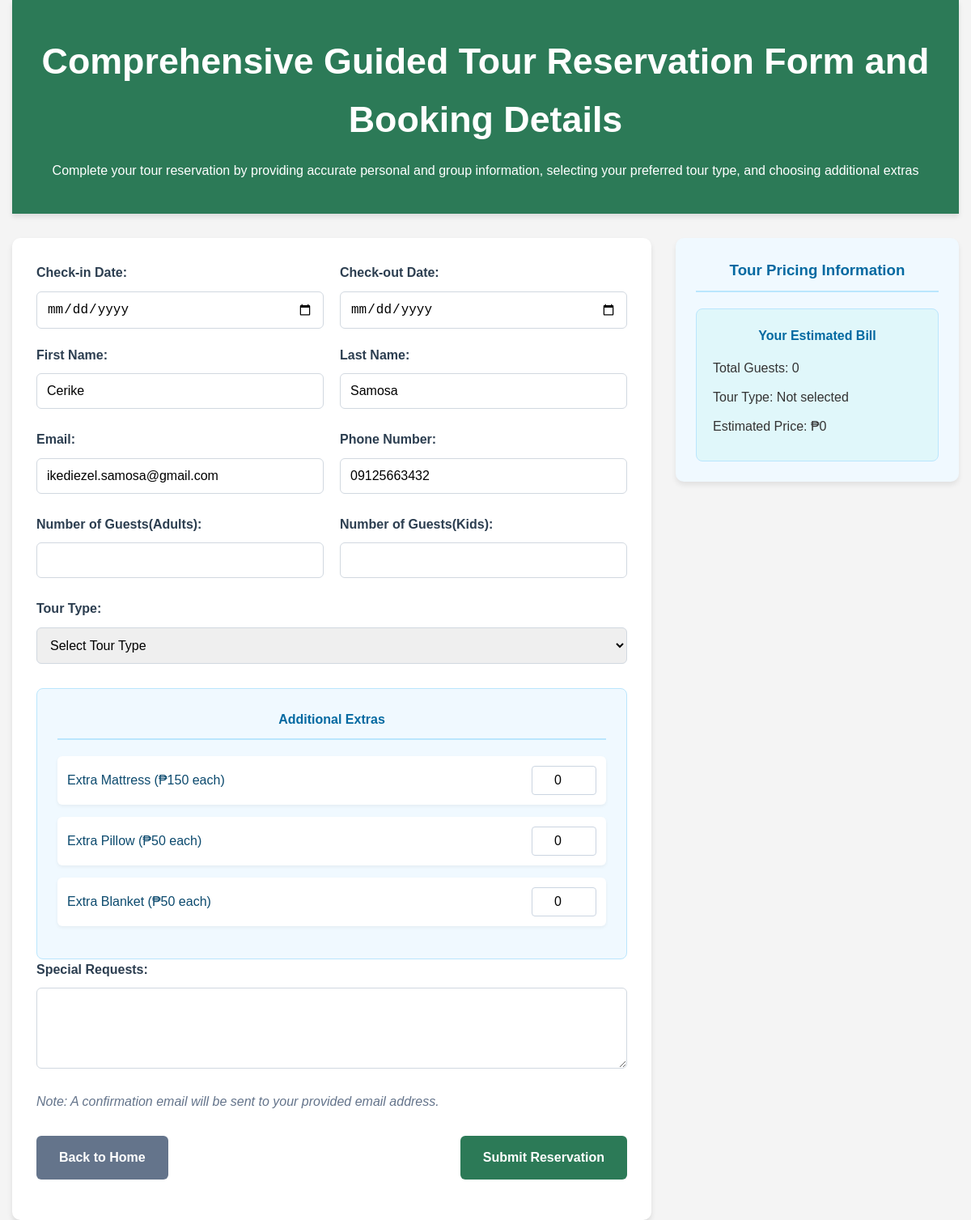
Page /guest_reservation.php (signed in) on the committed database.
### tables this page shows
CREATE TABLE `user` (
  `id` int(11) NOT NULL,
  `first_name` varchar(64) NOT NULL,
  `last_name` varchar(64) NOT NULL,
  `email` varchar(128) NOT NULL,
  `contact_number` varchar(15) NOT NULL,
  `password_hash` varchar(255) NOT NULL,
  `reset_token_hash` varchar(64) DEFAULT NULL,
  `reset_token_expires_at` datetime DEFAULT NULL,
  `account_activation_hash` varchar(64) DEFAULT NULL
);

### guest_reservation.php (the view, shortened to what this page needs)
<?php
$user = [];
if (isset($_SESSION["user_id"])) {
    $mysqli = require 'database.php';
    $stmt = $mysqli->prepare("SELECT first_name, last_name, email, contact_number FROM user WHERE id = ?");
    $stmt->bind_param("i", $_SESSION["user_id"]);
    $stmt->execute();
    $result = $stmt->get_result();
    $user = $result->fetch_assoc();
}
?>
<!DOCTYPE html>
<html lang="en">
<head>
    <link rel="stylesheet" href="styles/guest_reservation.css">
</head>
<body>
<div class="container">
    <div class="page-header">
        <h1>Comprehensive Guided Tour Reservation Form and Booking Details</h1>
        <div class="subtitle">
            Complete your tour reservation by providing accurate personal and group information,
            selecting your preferred tour type, and choosing additional extras
        </div>
    </div>
    <div class="content-wrapper">
        <div class="form-container">
            <form action="guest_reservation_process.php" method="POST" class="reservation-form" id="reservation-form">
                <div class="form-row">
                    <div class="form-group">
                        <label>Check-in Date:</label>
                        <input type="date" name="check_in" required value="<?php echo isset($_SESSION['check_in']) ? htmlspecialchars($_SESSION['check_in']) : ''; ?>">
                    </div>
                    <div class="form-group">
                        <label>Check-out Date:</label>
                        <input type="date" name="check_out" required value="<?php echo isset($_SESSION['check_out']) ? htmlspecialchars($_SESSION['check_out']) : ''; ?>">
                    </div>
                </div>
                <div class="form-row">
                    <div class="form-group">
                        <label>First Name:</label>
                        <input type="text" name="first_name" id="first_name" value="<?php echo htmlspecialchars($user['first_name'] ?? ''); ?>">
                    </div>
                    <div class="form-group">
                        <label>Last Name:</label>
                        <input type="text" name="last_name" id="last_name" value="<?php echo htmlspecialchars($user['last_name'] ?? ''); ?>">
                    </div>
                </div>
                <div class="form-row">
                    <div class="form-group">
                        <label>Email:</label>
                        <input type="email" name="email" id="email" value="<?php echo htmlspecialchars($user['email'] ?? ''); ?>" required>
                    </div>
                    <div class="form-group">
                        <label>Phone Number:</label>
                        <input type="text" name="contact_number" id="contact_number" value="<?php echo htmlspecialchars($user['contact_number'] ?? ''); ?>">
                    </div>
                </div>
                <div class="form-row">
                    <div class="form-group">
                        <label>Number of Guests(Adults):</label>
                        <input type="number" name="adult_count" id="adult_count" min="1" required>
                    </div>
                    <div class="form-group">
                        <label>Number of Guests(Kids):</label>
                        <input type="number" name="kid_count" id="kid_count" min="0">
                    </div>
                </div>
                <div class="form-row">
                    <div class="form-group">
                        <label>Tour Type:</label>
                        <select name="tour_type" id="tour_type" required>
                            <option value="">Select Tour Type</option>
                        </select>
                    </div>
                </div>
                <div class="extras-selection">
                    <h4>Additional Extras</h4>
                    <div class="form-row">
                        <label>Extra Mattress (₱150 each)</label>
                        <input type="number" id="extra-mattress" name="extra_mattress" min="0" value="0">
                    </div>
                    <div class="form-row">
                        <label>Extra Pillow (₱50 each)</label>
                        <input type="number" id="extra-pillow" name="extra_pillow" min="0" value="0">
                    </div>
                    <div class="form-row">
                        <label>Extra Blanket (₱50 each)</label>
                        <input type="number" id="extra-blanket" name="extra_blanket" min="0" value="0">
                    </div>
                </div>
                <div class="form-row">
                    <div class="form-group">
                        <label>Special Requests:</label>
                        <textarea name="special_requests" id="special_requests" rows="3"></textarea>
                    </div>
                </div>
                <p class="note">Note: A confirmation email will be sent to your provided email address.</p>
                <div class="form-row actions">
                    <a href="home_p1.php" class="btn btn-secondary">Back to Home</a>
                    <button type="submit" class="btn">Submit Reservation</button>
                </div>
            </form>
        </div>
        <div class="pricing-container" id="pricing-container">
            <h3>Tour Pricing Information</h3>
            <div class="bill-calculation">
                <h4>Your Estimated Bill</h4>
                <p id="total-guests">Total Guests: 0</p>
                <p id="tour-type-display">Tour Type: Not selected</p>
                <p id="estimated-price">Estimated Price: ₱0</p>
            </div>
        </div>
    </div>
</div>
</body>
</html>

### styles/guest_reservation.css (style rules this page uses)
* { margin: 0; padding: 0; box-sizing: border-box; }
body { font-family: 'Arial', sans-serif; line-height: 1.6; background-color: #f4f4f4; color: #333; }
.container { width: 100%; max-width: 1200px; margin: 0 auto; padding: 0 15px; overflow: visible; }
.page-header { background-color: #2c7a57; color: white; text-align: center; padding: 40px 15px; margin-bottom: 30px; box-shadow: 0 4px 6px rgba(0,0,0,0.1); width: 100%; box-sizing: border-box; }
.page-header h1 { font-size: 2.8rem; font-weight: 700; margin-bottom: 15px; word-wrap: break-word; overflow-wrap: break-word; }
.content-wrapper { display: flex; flex-wrap: wrap; gap: 30px; margin-top: 30px; }
.form-container { flex: 1; min-width: 300px; }
.reservation-form { background-color: #ffffff; padding: 30px; border-radius: 10px; box-shadow: 0 4px 6px rgba(0,0,0,0.1); }
.form-row { display: flex; flex-wrap: wrap; gap: 20px; margin-bottom: 20px; }
.form-group { flex: 1; min-width: 220px; }
label { display: block; margin-bottom: 10px; font-weight: 600; color: #2c3e50; }
input[type="text"], input[type="email"], input[type="number"], input[type="date"], select, textarea { width: 100%; padding: 12px; border: 1px solid #d1d8e0; border-radius: 6px; font-size: 16px; transition: all 0.3s ease; }
textarea { resize: vertical; min-height: 100px; }
.pricing-container { flex: 0 0 350px; background-color: #f0f9ff; border-radius: 10px; padding: 25px; box-shadow: 0 4px 6px rgba(0,0,0,0.08); align-self: flex-start; position: sticky; top: 20px; }
.pricing-container h3 { color: #0369a1; margin-bottom: 20px; text-align: center; border-bottom: 2px solid #bae6fd; padding-bottom: 10px; }
.bill-calculation { background-color: #e0f7fa; border: 1px solid #bae6fd; border-radius: 8px; padding: 20px; margin-top: 20px; }
.bill-calculation h4 { color: #0369a1; margin-bottom: 15px; text-align: center; }
.bill-calculation p { margin: 10px 0; font-size: 16px; }
.btn { display: inline-block; padding: 14px 28px; border: none; border-radius: 6px; background-color: #2c7a57; color: white; font-size: 16px; font-weight: bold; cursor: pointer; transition: background-color 0.3s ease; text-decoration: none; }
.btn-secondary { background-color: #64748b; }
.actions { display: flex; justify-content: space-between; margin-top: 30px; }
.extras-selection { background-color: #f0f9ff; border: 1px solid #bae6fd; border-radius: 8px; padding: 25px; margin-top: 25px; }
.extras-selection h4 { color: #0369a1; margin-bottom: 20px; text-align: center; border-bottom: 2px solid #bae6fd; padding-bottom: 10px; }
.extras-selection .form-row { display: flex; justify-content: space-between; align-items: center; margin-bottom: 15px; padding: 12px; background-color: white; border-radius: 6px; box-shadow: 0 2px 4px rgba(0,0,0,0.05); }
.extras-selection label { margin-bottom: 0; font-weight: 500; color: #0c4a6e; flex-grow: 1; }
.extras-selection input[type="number"] { width: 80px; padding: 8px; border: 1px solid #cbd5e1; border-radius: 4px; text-align: center; }
.note { font-style: italic; color: #64748b; margin-top: 20px; }

### rows in the picture
user: first_name "Cerike", last_name "Samosa", email "ikediezel.samosa@gmail.com", contact_number "09125663432"
